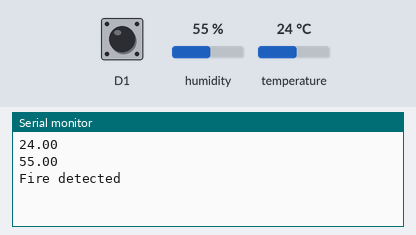
Simulated run of this sketch. Board: ESP8266 (NodeMCU). Parts: the last lines printed to the serial monitor. The test bench sets the inputs (shaded band); at power-on: humidity 55 %, temperature 24 °C, D1 HIGH. WiFi joins after 1.5 s; servers stay silent unless stated.

Above: at 3.0 s.
3.1 s: humidity set to 22 %
At 4.4 s:
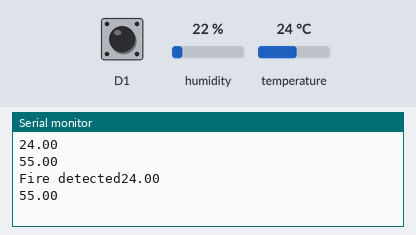
4.6 s: temperature set to 12 °C
At 5.6 s:
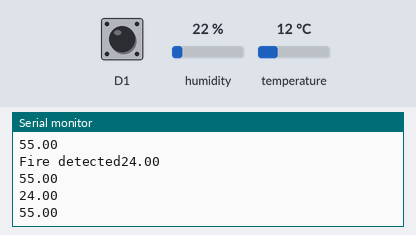
6.1 s: humidity set to 40 %
At 8.2 s:
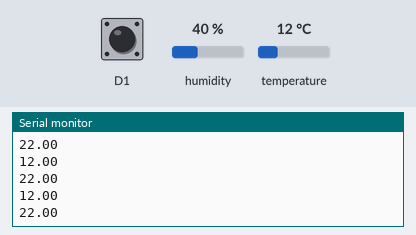
Timing chart, 0 to 9.7 s (numbered marks = the images above; inputs shaded):
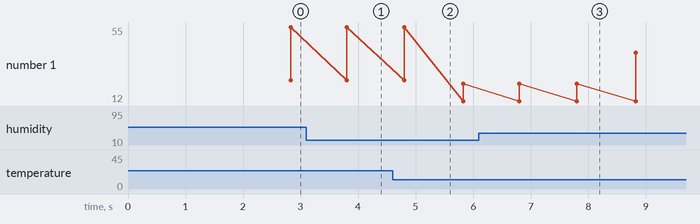

The sketch:

temperature_and_fire_sensor.ino
```cpp
//importing libraries

#define BLYNK_PRINT Serial    // Comment this out to disable prints and save space
#include <SPI.h>
#include <ESP8266WiFi.h>
#include <BlynkSimpleEsp8266.h>
#include <SimpleTimer.h>
#include <DHT.h>

// You should get Auth Token in the Blynk App.
char auth[] = "PLyJc-4kPlzMZMfvvFQ2_K4dwHe_tYv9"; //Enter the Auth code which was send by Blynk

// Your WiFi credentials.
// Set password to "" for open networks.
char ssid[] = "TP-LINK_6AAA";  //Enter your WIFI Name
char pass[] = "18283848";  //Enter your WIFI Password

#define DHTPIN 2          // Digital pin 4

#define DHTTYPE DHT11     // DHT 11


DHT dht(DHTPIN, DHTTYPE);

//instance creation
SimpleTimer timer;

int flag = 0;

//function of fire notification
void notifyOnFire(){

  //the button is pressed after detecting fire
  int isBtnPressed = digitalRead(D1);
  if(isBtnPressed == 1 && flag == 0){
    Blynk.notify("Fire detected");

    Serial.print("Fire detected");

    flag = 1;
    }


    else if(isBtnPressed == 0){
      flag = 0;
      }
  }

//function of getting data from DHT11
void sendSensor()
{
  float h = dht.readHumidity();
  float t = dht.readTemperature(); // or dht.readTemperature(true) for Fahrenheit

  //if humidity and temp is null
  if (isnan(h) || isnan(t)) {
    Serial.println("Failed to read from DHT sensor!");
    return;
  }

  //sending data to Blynk app
  Blynk.virtualWrite(V5, h);  //V5 is for Humidity
  Blynk.virtualWrite(V6, t);  //V6 is for Temperature

  Serial.println(t);
  Serial.println(h);
}

//main
void setup()
{
  Serial.begin(115200); // See the connection status in Serial Monitor
  Blynk.begin(auth, ssid, pass);
  pinMode(D1, INPUT_PULLUP);

  dht.begin();

  // Setup a function to be called every second
  timer.setInterval(1000L, sendSensor);
  delay(10);
  timer.setInterval(1000L, notifyOnFire);
}

//arduino re-iterates the functions in a continous loop
void loop()
{
  Blynk.run(); // Initiates Blynk
  timer.run(); // Initiates SimpleTimer
}
```

Measured:
- plotted number 1: 22 → 40 after the input at 6.1 s
